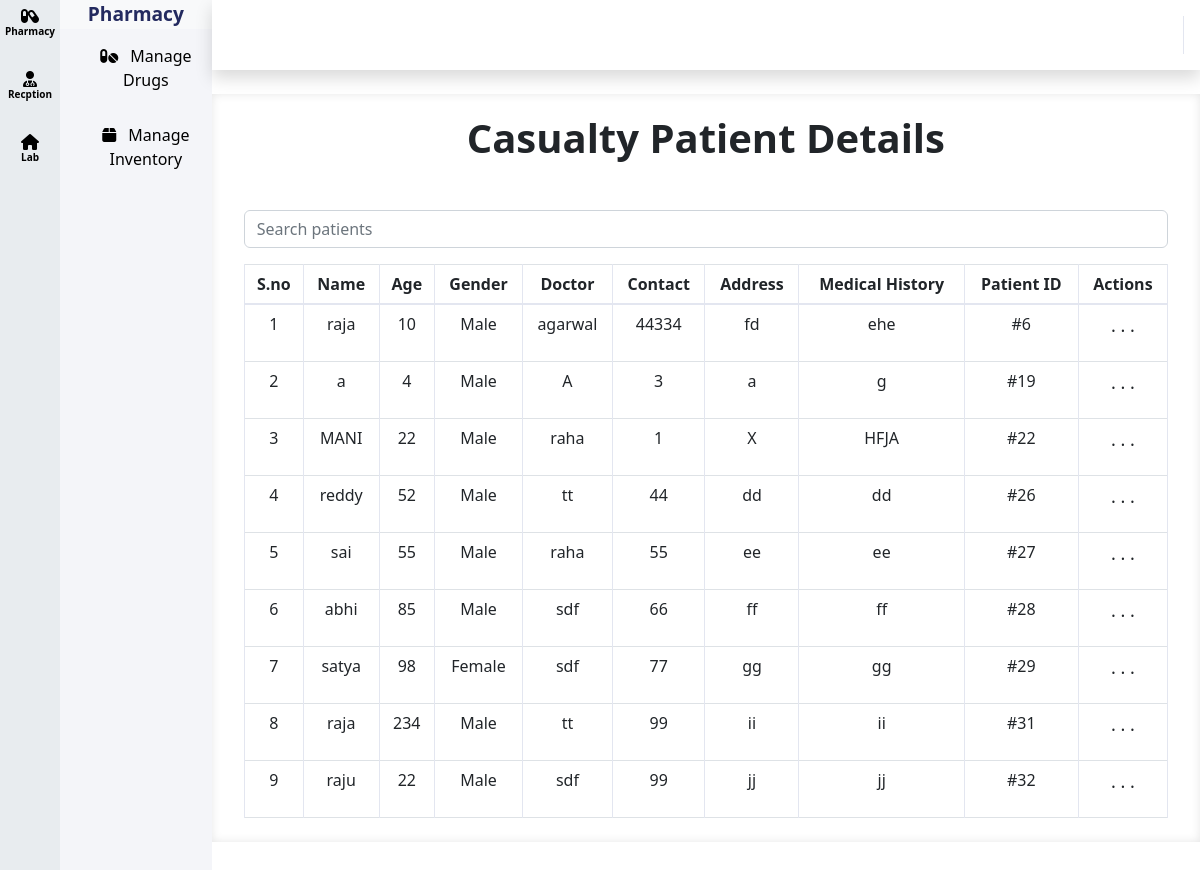
The page /modules/patients/views/causality.php on the database as committed earlier.
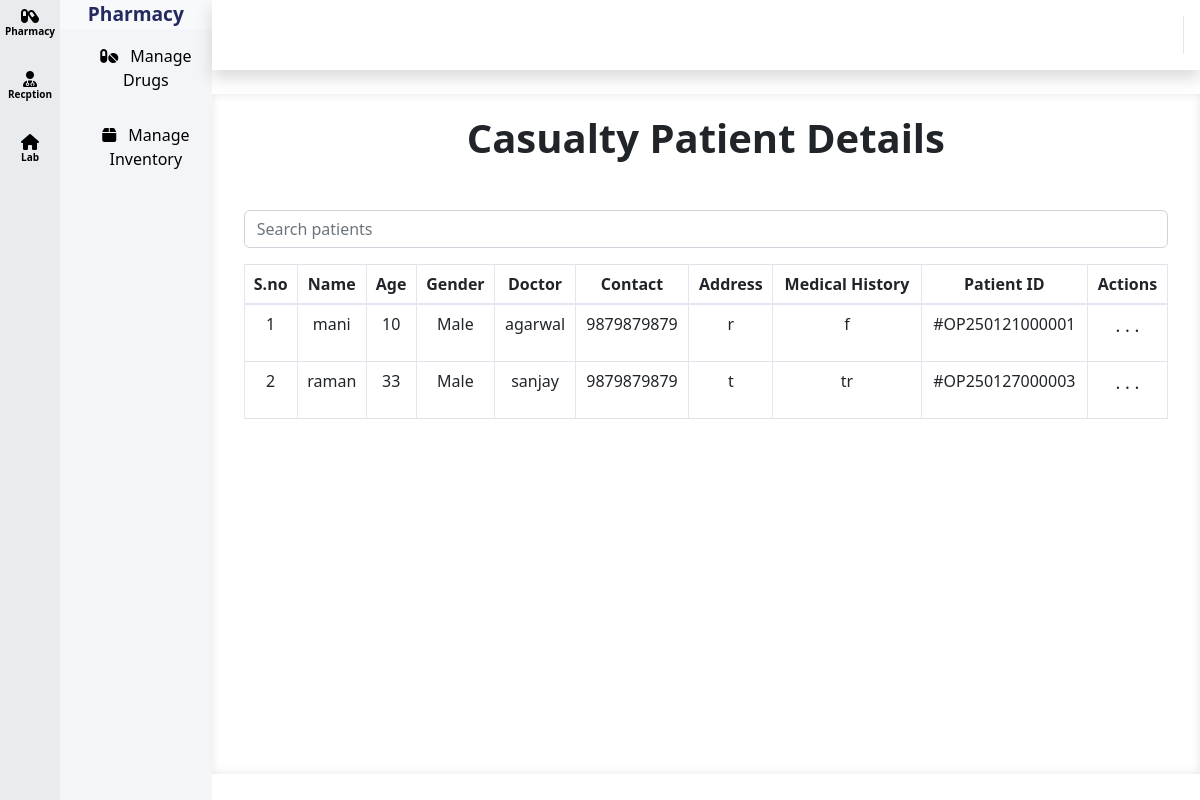
The same page on the database as committed later.
### tables this page shows
CREATE TABLE `patients_opd` (
  `id` varchar(20) NOT NULL,
  `name` varchar(255) NOT NULL,
  `age` int(11) NOT NULL,
  `gender` enum('Male','Female','Other') NOT NULL,
  `guardian_name` varchar(255) NOT NULL,
  `contact` varchar(15) NOT NULL,
  `whatsapp_number` varchar(15) NOT NULL,
  `address` text NOT NULL,
  `problem` varchar(255) NOT NULL,
  `doctor` varchar(255) NOT NULL,
  `referred_by` varchar(255) NOT NULL,
  `remarks` text NOT NULL,
  `admission_type` enum('Casualty','OPD') NOT NULL,
  `medical_history` text NOT NULL,
  `fee` decimal(10,2) NOT NULL,
  `discount` decimal(10,2) NOT NULL,
  `final_fee` decimal(10,2) GENERATED ALWAYS AS (`fee` - `fee` * `discount` / 100) STORED,
  `reports` varchar(255) NOT NULL,
  `created_at` timestamp NOT NULL DEFAULT current_timestamp(),
  `updated_at` datetime DEFAULT current_timestamp() ON UPDATE current_timestamp()
);

### modules/patients/views/causality.php (the view, shortened to what this page needs)
<div id="wrapper">
    <?php
       include "../../../includes/sidebar.php";
       include "../../../includes/header.php";
       include "../../../config/db.php";
       $casualty_stmt = $pdo->prepare("SELECT * FROM patients_opd WHERE admission_type = 'Casualty'");
       $casualty_stmt->execute();
       $casualty_patients = $casualty_stmt->fetchAll(PDO::FETCH_ASSOC);
       ?>
    <div id="content-wrapper" class="d-flex flex-column bg-white">
        <div id="content">
            <h1 class="text-center mb-5"><strong>Casualty Patient Details</strong></h1>
            <div class="container mb-3">
                <input type="text" id="patientSearch" class="form-control" placeholder="Search patients">
            </div>
            <div class="container  scroll_bar_y">
                <table class="table table-bordered">
                    <thead>
                        <tr class="text-center">
                            <th>S.no</th>
                            <th>Name</th>
                            <th>Age</th>
                            <th>Gender</th>
                            <th>Doctor</th>
                            <th>Contact</th>
                            <th>Address</th>
                            <th>Medical History</th>
                            <th>Patient ID</th>
                            <th>Actions</th>
                        </tr>
                    </thead>
                    <tbody id="patientTableBody">
                        <?php foreach ($casualty_patients as $patient): ?>
                            <tr class="text-center patient-row" id="patient-row-<?php echo $patient['id']; ?>">
                                <td class="serial-number"></td>
                                <td><?php echo htmlspecialchars($patient['name']); ?></td>
                                <td><?php echo htmlspecialchars($patient['age']); ?></td>
                                <td><?php echo htmlspecialchars($patient['gender']); ?></td>
                                <td><?php echo htmlspecialchars($patient['doctor']); ?></td>
                                <td><?php echo htmlspecialchars($patient['contact']); ?></td>
                                <td><?php echo htmlspecialchars($patient['address']); ?></td>
                                <td><?php echo htmlspecialchars($patient['medical_history']); ?></td>
                                <td>#<?php echo htmlspecialchars($patient['id']); ?></td>
                                <td class="text-center">
                                    <div class="dropdown">
                                        <p class="see_more_actions" type="button" id="dropdownMenuButton" data-bs-toggle="dropdown" aria-expanded="false">
                                            . . .
                                        </p>
                                    </div>
                                </td>
                            </tr>
                        <?php endforeach; ?>
                    </tbody>
                </table>
            </div>
        </div>
    </div>
</div>

Rows that differ between the two databases and show on the page:
removed patients_opd: name "raja", age "10", gender "Male", doctor "agarwal", contact "44334", address "fd", medical_history "ehe", id "6"
removed patients_opd: name "a", age "4", gender "Male", doctor "A", contact "3", address "a", medical_history "g", id "19"
removed patients_opd: name "MANI", age "22", gender "Male", doctor "raha", contact "1", address "X", medical_history "HFJA", id "22"
removed patients_opd: name "reddy", age "52", gender "Male", doctor "tt", contact "44", address "dd", medical_history "dd", id "26"
removed patients_opd: name "sai", age "55", gender "Male", doctor "raha", contact "55", address "ee", medical_history "ee", id "27"
removed patients_opd: name "abhi", age "85", gender "Male", doctor "sdf", contact "66", address "ff", medical_history "ff", id "28"
removed patients_opd: name "satya", age "98", gender "Female", doctor "sdf", contact "77", address "gg", medical_history "gg", id "29"
removed patients_opd: name "raja", age "234", gender "Male", doctor "tt", contact "99", address "ii", medical_history "ii", id "31"
removed patients_opd: name "raju", age "22", gender "Male", doctor "sdf", contact "99", address "jj", medical_history "jj", id "32"
added patients_opd: name "mani", age "10", gender "Male", doctor "agarwal", contact "9879879879", address "r", medical_history "f", id "OP250121000001"
added patients_opd: name "raman", age "33", gender "Male", doctor "sanjay", contact "9879879879", address "t", medical_history "tr", id "OP250127000003"
